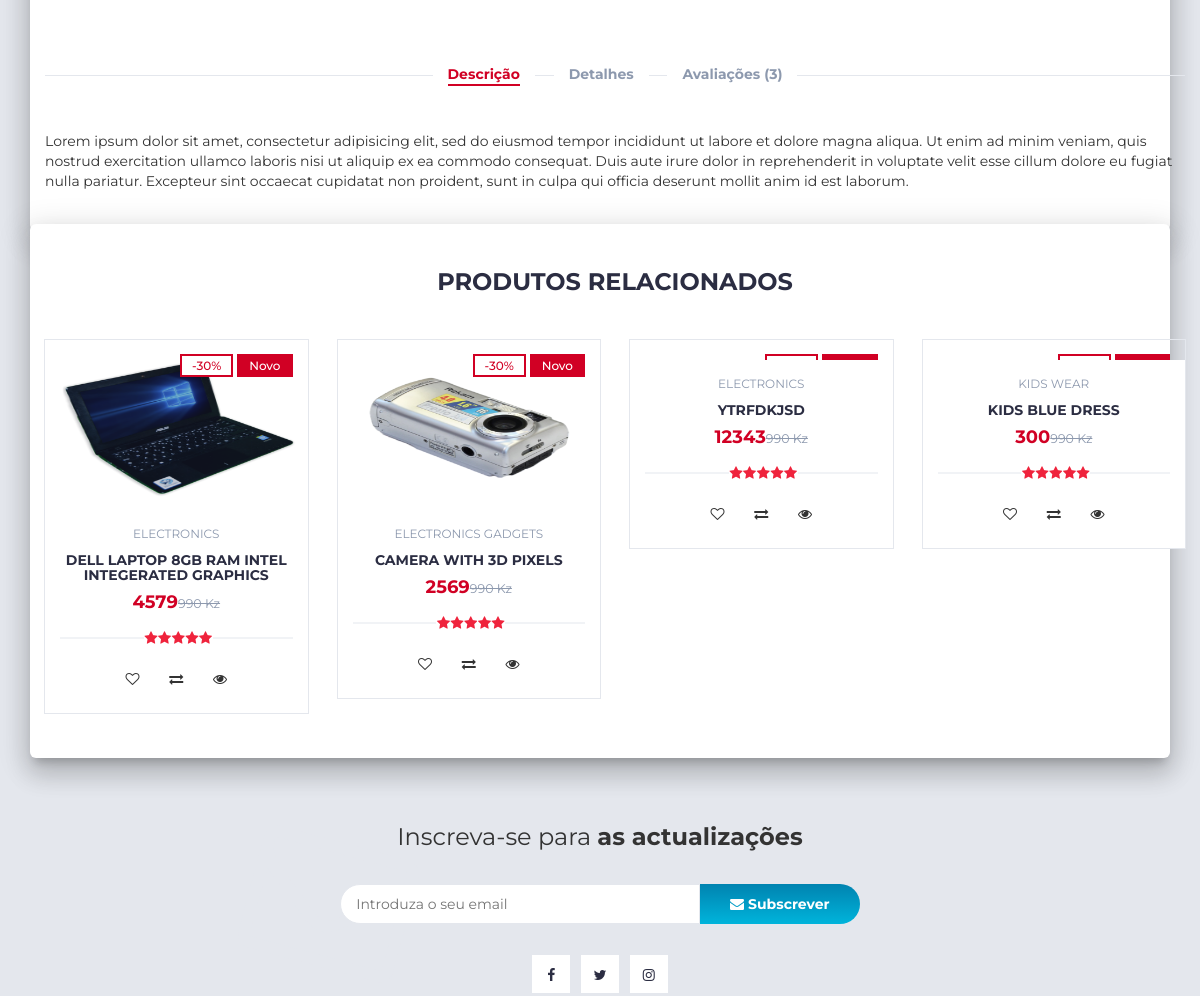
The app's page /product.php?p=78 (middle part), older data.
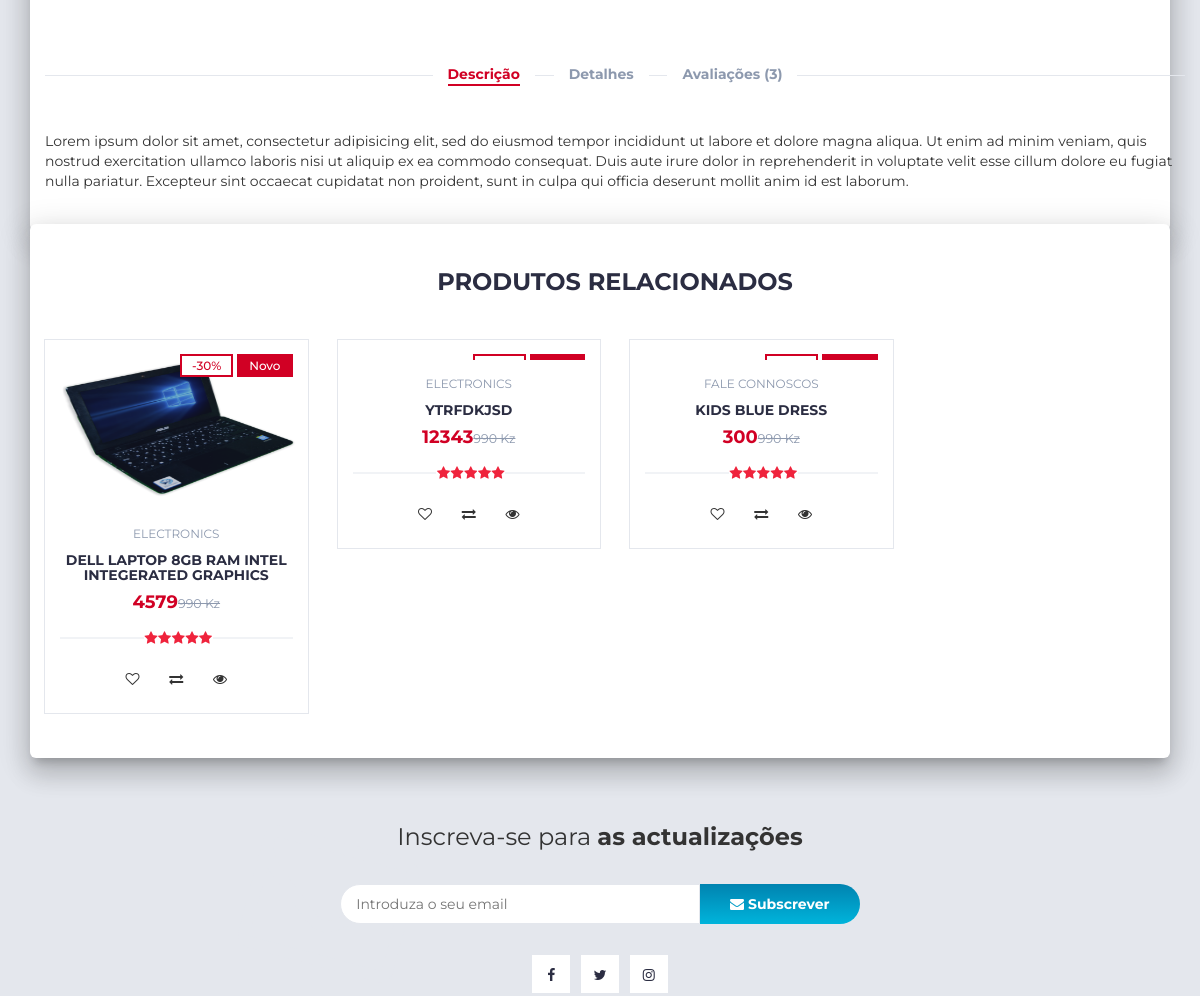
The same page, newer data.
### tables this page shows
CREATE TABLE IF NOT EXISTS `products` (
  `product_id` int NOT NULL AUTO_INCREMENT,
  `product_cat` int NOT NULL,
  `product_brand` int NOT NULL,
  `product_title` varchar(255) NOT NULL,
  `product_price` int NOT NULL,
  `product_desc` text NOT NULL,
  `product_image` text NOT NULL,
  `product_keywords` text NOT NULL,
  PRIMARY KEY (`product_id`)
);

CREATE TABLE IF NOT EXISTS `categories` (
  `cat_id` int NOT NULL AUTO_INCREMENT,
  `cat_title` text NOT NULL,
  PRIMARY KEY (`cat_id`)
);

### product.php (the view, shortened to what this page needs)
<?php
include "header.php";
?>
		<div class="section main main-raised">
			<div class="container">
				<div class="row">
					<?php
								include 'db.php';
								$product_id = $_GET['p'];
								$sql = " SELECT * FROM products WHERE product_id = $product_id";
								$result = mysqli_query($con, $sql);
								if (mysqli_num_rows($result) > 0)
								{
									while($row = mysqli_fetch_assoc($result))
									{
									?>
									<?php
									echo '
							<h2 class="product-name">'.$row['product_title'].'</h2>
								<h3 class="product-price">$'.$row['product_price'].'<del class="product-old-price">$990.00</del></h3>
								<button class="add-to-cart-btn" pid="'.$row['product_id'].'"  id="product" ><i class="fa fa-shopping-cart"></i> add to cart</button>
					<div class="col-md-12">
						<div id="product-tab">
							<ul class="tab-nav">
								<li class="active"><a data-toggle="tab" href="#tab1">Descrição</a></li>
								<li><a data-toggle="tab" href="#tab2">Detalhes</a></li>
								<li><a data-toggle="tab" href="#tab3">Avaliações (3)</a></li>
							</ul>
							<div class="tab-content">
								<div id="tab1" class="tab-pane fade in active">
									<div class="row">
										<div class="col-md-12">
											<p>Lorem ipsum dolor sit amet, consectetur adipisicing elit, sed do eiusmod tempor incididunt ut labore et dolore magna aliqua. Ut enim ad minim veniam, quis nostrud exercitation ullamco laboris nisi ut aliquip ex ea commodo consequat. Duis aute irure dolor in reprehenderit in voluptate velit esse cillum dolore eu fugiat nulla pariatur. Excepteur sint occaecat cupidatat non proident, sunt in culpa qui officia deserunt mollit anim id est laborum.</p>
										</div>
									</div>
								</div>
							</div>
						</div>
					</div>
				</div>
			</div>
		</div>
		<div class="section main main-raised">
			<div class="container">
				<div class="row">
					<div class="col-md-12">
						<div class="section-title text-center">
							<h3 class="title">Produtos relacionados</h3>
						</div>
					</div>
                    ';
									}
								}
								?>
								<?php
                    include 'db.php';
								$product_id = $_GET['p'];
					$product_query = "SELECT * FROM products,categories WHERE product_cat=cat_id AND product_id BETWEEN $product_id AND $product_id+3";
                $run_query = mysqli_query($con,$product_query);
                if(mysqli_num_rows($run_query) > 0){
                    while($row = mysqli_fetch_array($run_query)){
                        $pro_id    = $row['product_id'];
                        $pro_title = $row['product_title'];
                        $pro_price = $row['product_price'];
                        $pro_image = $row['product_image'];
                        $cat_name = $row["cat_title"];
                        echo "
                                <div class='col-md-3 col-xs-6'>
								<a href='product.php?p=$pro_id'><div class='product'>
									<div class='product-img'>
										<img src='product_images/$pro_image' style='max-height: 170px;' alt=''>
										<div class='product-label'>
											<span class='sale'>-30%</span>
											<span class='new'>Novo</span>
										</div>
									</div></a>
									<div class='product-body'>
										<p class='product-category'>$cat_name</p>
										<h3 class='product-name header-cart-item-name'><a href='product.php?p=$pro_id'>$pro_title</a></h3>
										<h4 class='product-price header-cart-item-info'>$pro_price<del class='product-old-price'>990 Kz</del></h4>
										<div class='product-rating'>
											<i class='fa fa-star'></i>
											<i class='fa fa-star'></i>
											<i class='fa fa-star'></i>
											<i class='fa fa-star'></i>
											<i class='fa fa-star'></i>
										</div>
										<div class='product-btns'>
											<button class='add-to-wishlist'><i class='fa fa-heart-o'></i><span class='tooltipp'>Adicionar a lista de desejos</span></button>
											<button class='add-to-compare'><i class='fa fa-exchange'></i><span class='tooltipp'>Adicionar para comparar</span></button>
											<button class='quick-view'><i class='fa fa-eye'></i><span class='tooltipp'>Visualização Rápida</span></button>
										</div>
									</div>
									<div class='add-to-cart'>
										<button pid='$pro_id' id='product' class='add-to-cart-btn block2-btn-towishlist' href='#'><i class='fa fa-shopping-cart'></i> Adicionar no Carrinho</button>
									</div>
								</div>
                                </div>
			";
		}
}
?>
<?php
include "newslettter.php";
?>

Row changes from the older to the newer data that the page shows:
no longer on this page (row unchanged): products: product_image (picture), categories.cat_title "ELECTRONICS GADGETS", product_title "CAMERA WITH 3D PIXELS", product_price "2569"
changed through a linked row, products "KIDS BLUE DRESS": categories.cat_title "KIDS WEAR" → "FALE CONNOSCOS"
